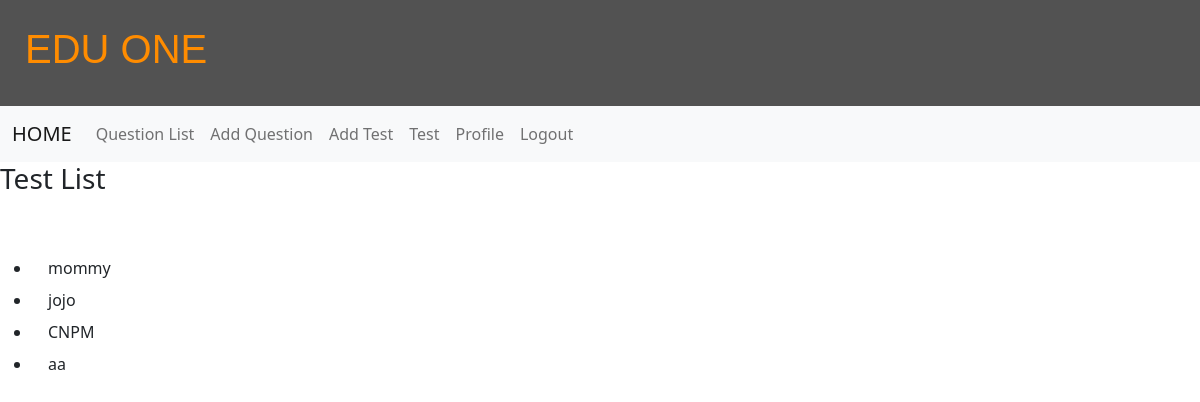
The page /question/test (signed in) on the database as committed earlier.
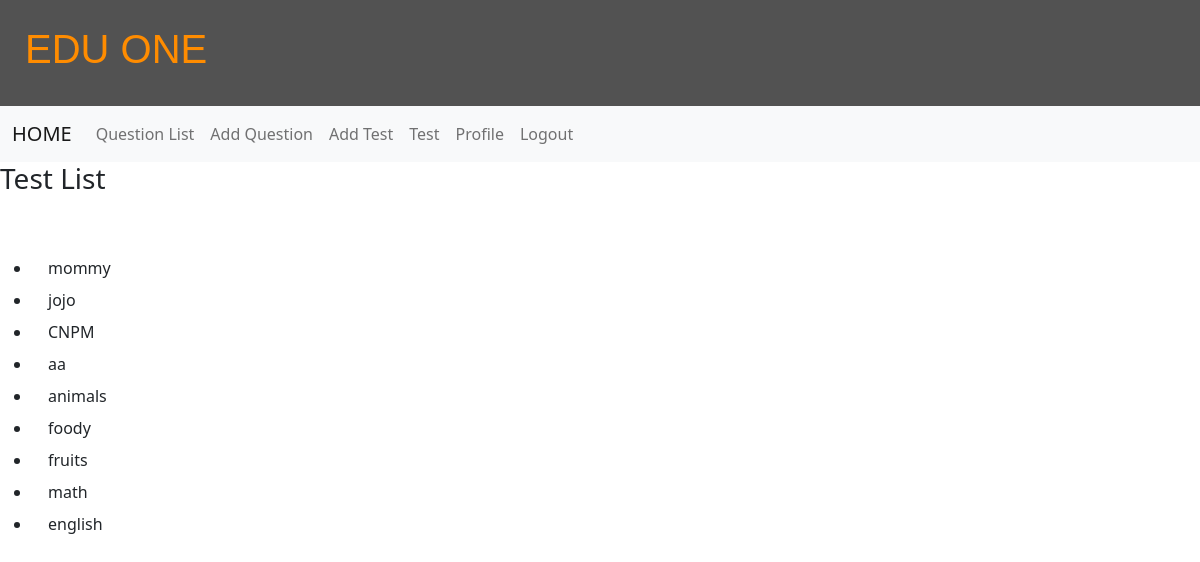
The same page on the database as committed later.
### questions/models.py (models this page shows, shortened)
class Category(models.Model):
    name = models.CharField(max_length=255)
    def __str__(self):
       return self.name

### questions/views.py (the view)
# urls.py: path("question/test", questions.views.Question_test.as_view(),name='question-test'),
class Question_test(ListView):
    model = Question
    template_name = 'questions/question_test.html'
    def get_context_data(self, *args, **kwargs):
        cat_menu = Category.objects.all()
        context = super(Question_test, self).get_context_data(*args, **kwargs)
        context["cat_menu"] = cat_menu
        return context

### questions/processor.py (called while the page is built)
def cats_renderer(request):
    return {
       'all_cats': Category.objects.all(),
    }

### templates/questions/question_test.html
{% extends "base.html" %}
{% block content %}
<h3>Test List</h3>
<br><br/>
<ul>
{%for item in all_cats %}
    <li><a class="dropdown-item" href="{%url 'test' item%}">{{item.name}}</a></li>
{%endfor%}
</ul>
{% endblock %}

Rows that differ between the two databases and show on the page:
added Category: name "animals"
added Category: name "foody"
added Category: name "fruits"
added Category: name "math"
added Category: name "english"
